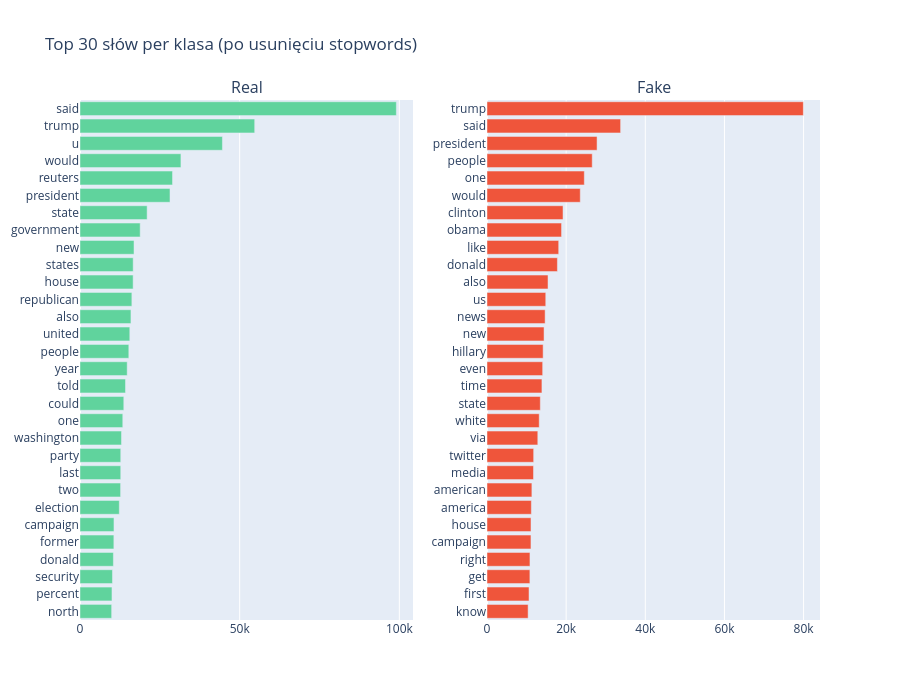

The notebook cell this image was saved under:
### Code cell
def top_no_stop(counter: Counter, k: int = 30) -> pd.DataFrame:
    items = [(w, c) for w, c in counter.most_common() if w not in STOPWORDS][:k]
    return pd.DataFrame(items, columns=["słowo", "częstość"])


real_top = top_no_stop(real_freq).assign(klasa="Real")
fake_top = top_no_stop(fake_freq).assign(klasa="Fake")
top_df = pd.concat([real_top, fake_top])

fig = make_subplots(rows=1, cols=2, subplot_titles=["Real", "Fake"])

fig.add_trace(
    go.Bar(
        x=real_top["częstość"],
        y=real_top["słowo"],
        orientation="h",
        marker_color=LABEL_COLORS[1],
        name="Real",
    ),
    row=1,
    col=1,
)

fig.add_trace(
    go.Bar(
        x=fake_top["częstość"],
        y=fake_top["słowo"],
        orientation="h",
        marker_color=LABEL_COLORS[0],
        name="Fake",
    ),
    row=1,
    col=2,
)

fig.update_yaxes(autorange="reversed", row=1, col=1)
fig.update_yaxes(autorange="reversed", row=1, col=2)
fig.update_layout(
    showlegend=False,
    height=700,
    title="Top 30 słów per klasa (po usunięciu stopwords)",
)
fig.show()

### Figure 1 — Plotly figure (JSON) as saved in the notebook; plotly's stock layout.template omitted (floating-point values rounded to 4 significant figures)
{"data": [{"marker": {"color": "#60D39D"}, "name": "Real", "orientation": "h", "type": "bar", "x": [99062, 54702, 44596, 31605, 28976, 28179, 21025, 18846, 16917, 16653, 16640, 16243, 15954, 15590, 15287, 14777, 14245, 13711, 13396, 12988, 12759, 12758, 12711, 12306, 10636, 10603, 10456, 10163, 10012, 9912], "xaxis": "x", "y": ["said", "trump", "u", "would", "reuters", "president", "state", "government", "new", "states", "house", "republican", "also", "united", "people", "year", "told", "could", "one", "washington", "party", "last", "two", "election", "campaign", "former", "donald", "security", "percent", "north"], "yaxis": "y"}, {"marker": {"color": "#EF553B"}, "name": "Fake", "orientation": "h", "type": "bar", "x": [79939, 33763, 27811, 26591, 24593, 23566, 19213, 18838, 18117, 17790, 15420, 14849, 14688, 14416, 14187, 14067, 13880, 13472, 13195, 12837, 11790, 11750, 11344, 11206, 11115, 11108, 10855, 10839, 10620, 10390], "xaxis": "x2", "y": ["trump", "said", "president", "people", "one", "would", "clinton", "obama", "like", "donald", "also", "us", "news", "new", "hillary", "even", "time", "state", "white", "via", "twitter", "media", "american", "america", "house", "campaign", "right", "get", "first", "know"], "yaxis": "y2"}], "layout": {"annotations": [{"font": {"size": 16}, "showarrow": false, "text": "Real", "x": 0.225, "xanchor": "center", "xref": "paper", "y": 1, "yanchor": "bottom", "yref": "paper"}, {"font": {"size": 16}, "showarrow": false, "text": "Fake", "x": 0.775, "xanchor": "center", "xref": "paper", "y": 1, "yanchor": "bottom", "yref": "paper"}], "height": 700, "showlegend": false, "title": {"text": "Top 30 słów per klasa (po usunięciu stopwords)"}, "xaxis": {"anchor": "y", "domain": [0, 0.45]}, "xaxis2": {"anchor": "y2", "domain": [0.55, 1]}, "yaxis": {"anchor": "x", "autorange": "reversed", "domain": [0, 1]}, "yaxis2": {"anchor": "x2", "autorange": "reversed", "domain": [0, 1]}}}
